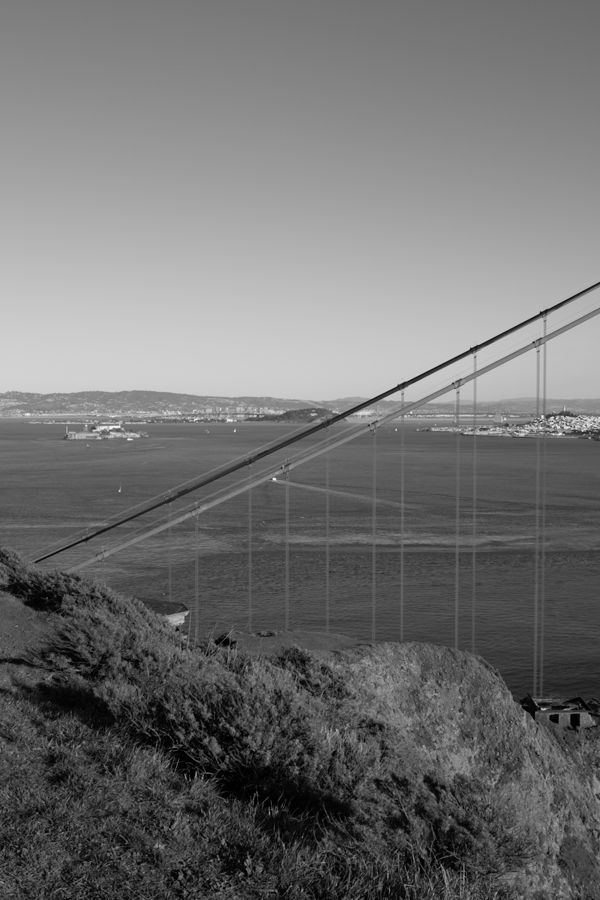
#> input picture goldengate-00.png, 600 x 900 px
$ python 'detect and match.py'
#> lines starting #> are read from the running program, lines starting #| are printed output that depends on the picture; after the words box and inside, x2 and y2 are one past the last pixel; in counts of white or black regions, pixels touching at a corner belong together
# -*- coding: utf-8 -*-
"""
Created on Fri Jan  7 11:29:53 2022

@author: user
"""
"""
Kutay Özbay 270201017
"""

import numpy as np
import cv2 as cv
import matplotlib.pyplot as plt

#Image goldengate-00.png
img0 = cv.imread('goldengate-00.png')
#> img0 is the input picture: shape (900, 600, 3); min 0, max 249, mean 113.3

gray= cv.cvtColor(img0,cv.COLOR_BGR2GRAY)

sift = cv.SIFT_create()

keypoints_0, descriptors_0 = sift.detectAndCompute(img0,None)
#> keypoints_0 = 2735 keypoints; strongest (x, y, size): (274, 479, 2.1), (542, 417, 2), (476, 348, 4.4), (542, 709, 2)

img0 = cv.drawKeypoints(gray,keypoints_0,img0)
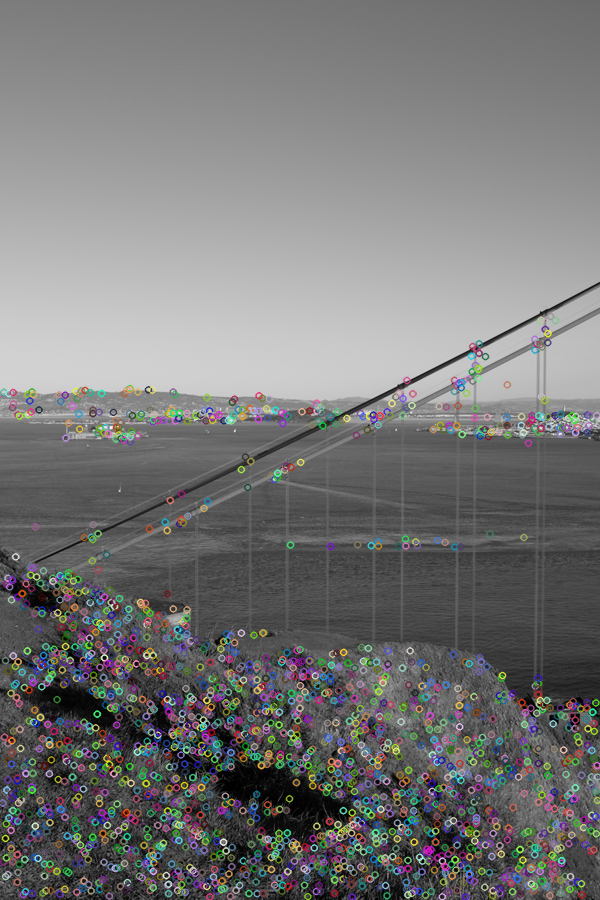
#> img0: shape (900, 600, 3); 16.07% of pixels changed, all inside (x1, y1, x2, y2) = (0, 312, 600, 900)

cv.imwrite('sift_keypoints_00.png',img0)

f = open("sift_keypoints_00.txt", "w")

for point in keypoints_0:
      p = str(point.pt[0]) + "," + str(point.pt[1]) + "\n"
      f.write(p)
#> this loop made 2735 passes
#> point on passes 1 to 3: keypoint at (2.4, 802.5), size 2, keypoint at (2.4, 802.5), size 2, keypoint at (3.1, 861.8), size 2

f.close()

f = open("sift_descriptors_00.txt", "w")

for point in descriptors_0:
      p = str(point[0]) + "," + str(point[1]) + "\n"
      f.write(p)

f.close()


#Image goldengate-01.png
img1 = cv.imread('goldengate-01.png')
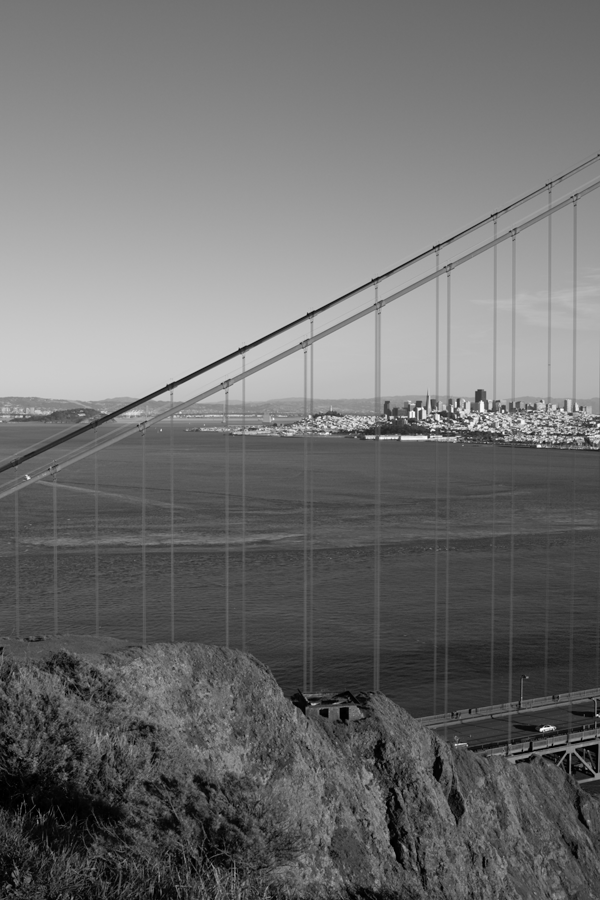
#> input picture goldengate-01.png, 600 x 900 px
#> img1 is the input picture: shape (900, 600, 3); min 0, max 255, mean 110.4

gray= cv.cvtColor(img1,cv.COLOR_BGR2GRAY)

sift = cv.SIFT_create()

keypoints_1, descriptors_1 = sift.detectAndCompute(img1,None)
#> keypoints_1 = 2465 keypoints; strongest (x, y, size): (541, 729, 2.4), (539, 446, 2.4), (419, 409, 2.1), (412, 414, 4.4)

img1 = cv.drawKeypoints(gray,keypoints_1,img1)
#> img1: shape (900, 600, 3); 14.35% of pixels changed, all inside (x1, y1, x2, y2) = (0, 191, 600, 900)

cv.imwrite('sift_keypoints_01.png',img1)

f = open("sift_keypoints_01.txt", "w")

for point in keypoints_1:
      p = str(point.pt[0]) + "," + str(point.pt[1]) + "\n"
      f.write(p)
#> this loop made 2465 passes
#> point on passes 1 to 3: keypoint at (2.9, 746.7), size 2.5, keypoint at (3.1, 734.6), size 3.5, keypoint at (3.2, 409.4), size 2.7

f.close()

f = open("sift_descriptors_01.txt", "w")

for point in descriptors_1:
      p = str(point[0]) + "," + str(point[1]) + "\n"
      f.write(p)

f.close()

#Image goldengate-02.png
img2 = cv.imread('goldengate-02.png')
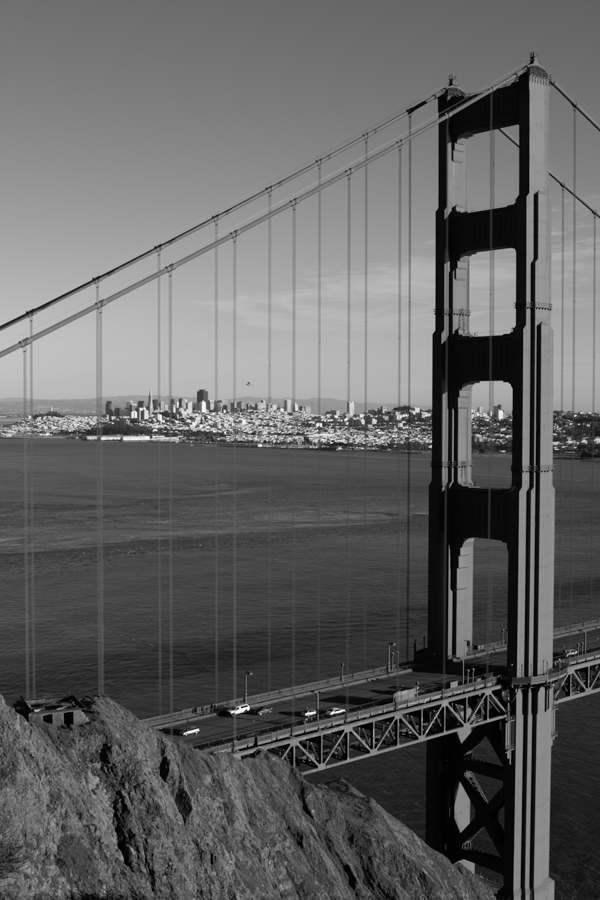
#> input picture goldengate-02.png, 600 x 900 px
#> img2 is the input picture: shape (900, 600, 3); min 0, max 255, mean 98.5

gray= cv.cvtColor(img2,cv.COLOR_BGR2GRAY)

sift = cv.SIFT_create()

keypoints_2, descriptors_2 = sift.detectAndCompute(img2,None)
#> keypoints_2 = 2486 keypoints; strongest (x, y, size): (430, 446, 1.9), (314, 712, 2), (332, 713, 2.2), (306, 714, 2)

img2 = cv.drawKeypoints(gray,keypoints_2,img2)
#> img2: shape (900, 600, 3); 14.88% of pixels changed, all inside (x1, y1, x2, y2) = (0, 58, 600, 900)

cv.imwrite('sift_keypoints_02.png',img2)

f = open("sift_keypoints_02.txt", "w")

for point in keypoints_2:
      p = str(point.pt[0]) + "," + str(point.pt[1]) + "\n"
      f.write(p)
#> this loop made 2486 passes
#> point on passes 1 to 3: keypoint at (2.6, 763), size 1.8, keypoint at (3.5, 789.7), size 1.8, keypoint at (3.8, 834.6), size 2.4

f.close()

f = open("sift_descriptors_02.txt", "w")

for point in descriptors_2:
      p = str(point[0]) + "," + str(point[1]) + "\n"
      f.write(p)
f.close()

#Image goldengate-03.png
img3 = cv.imread('goldengate-03.png')
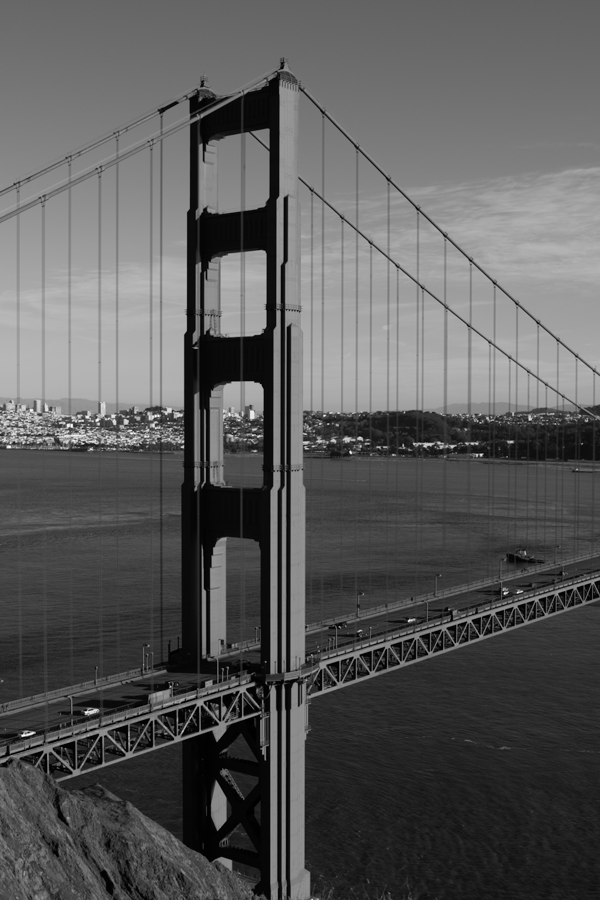
#> input picture goldengate-03.png, 600 x 900 px
#> img3 is the input picture: shape (900, 600, 3); min 0, max 255, mean 89.9

gray= cv.cvtColor(img3,cv.COLOR_BGR2GRAY)

sift = cv.SIFT_create()

keypoints_3, descriptors_3 = sift.detectAndCompute(img3,None)
#> keypoints_3 = 1963 keypoints; strongest (x, y, size): (350, 452, 1.9), (481, 455, 2), (23, 735, 2.1), (183, 447, 1.9)

img3 = cv.drawKeypoints(gray,keypoints_3,img3)
#> img3: shape (900, 600, 3); 11.85% of pixels changed, all inside (x1, y1, x2, y2) = (0, 61, 600, 900)

cv.imwrite('sift_keypoints_03.png',img3)

f = open("sift_keypoints_03.txt", "w")

for point in keypoints_3:
      p = str(point.pt[0]) + "," + str(point.pt[1]) + "\n"
      f.write(p)
#> this loop made 1963 passes
#> point on passes 1 to 3: keypoint at (2.5, 821), size 2.6, keypoint at (2.6, 768.6), size 2.5, keypoint at (2.7, 714), size 2.2

f.close()

f = open("sift_descriptors_03.txt", "w")

for point in descriptors_3:
      p = str(point[0]) + "," + str(point[1]) + "\n"
      f.write(p)

f.close()
#Image goldengate-04.png
img4 = cv.imread('goldengate-04.png')
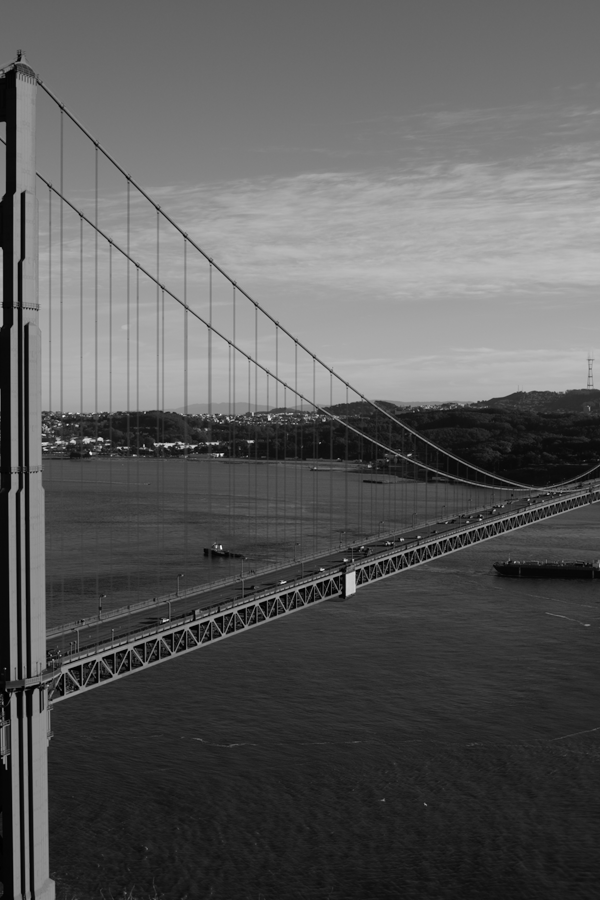
#> input picture goldengate-04.png, 600 x 900 px
#> img4 is the input picture: shape (900, 600, 3); min 0, max 246, mean 90

gray= cv.cvtColor(img4,cv.COLOR_BGR2GRAY)

sift = cv.SIFT_create()

keypoints_4, descriptors_4 = sift.detectAndCompute(img4,None)
#> keypoints_4 = 992 keypoints; strongest (x, y, size): (91, 453, 2), (222, 454, 2), (100, 439, 2.9), (345, 560, 2.1)

img4 = cv.drawKeypoints(gray,keypoints_4,img4)
#> img4: shape (900, 600, 3); 6.34% of pixels changed, all inside (x1, y1, x2, y2) = (0, 55, 600, 891)

cv.imwrite('sift_keypoints_04.png',img4)

f = open("sift_keypoints_04.txt", "w")

for point in keypoints_4:
      p = str(point.pt[0]) + "," + str(point.pt[1])+ "\n"
      f.write(p)
#> this loop made 992 passes
#> point on passes 1 to 3: keypoint at (3.4, 692), size 2.7, keypoint at (3.5, 748), size 3.2, keypoint at (3.5, 306.8), size 2.2

f.close()

f = open("sift_descriptors_04.txt", "w")

for point in descriptors_4:
      p = str(point[0]) + "," + str(point[1]) + "\n"
      f.write(p)

f.close()

#Image goldengate-05.png
img5 = cv.imread('goldengate-05.png')
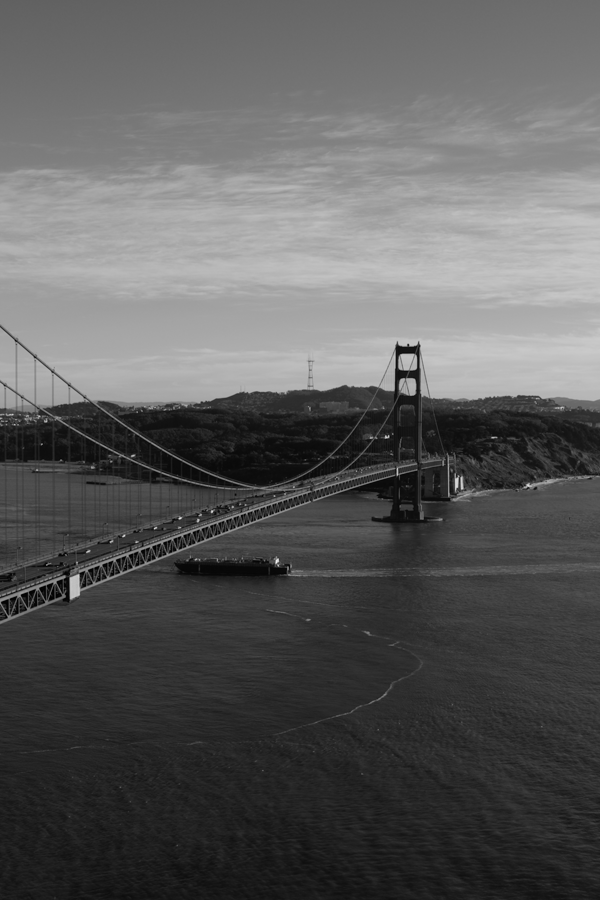
#> input picture goldengate-05.png, 600 x 900 px
#> img5 is the input picture: shape (900, 600, 3); min 0, max 244, mean 91.9

gray= cv.cvtColor(img5,cv.COLOR_BGR2GRAY)

sift = cv.SIFT_create()

keypoints_5, descriptors_5 = sift.detectAndCompute(img5,None)
#> keypoints_5 = 648 keypoints; strongest (x, y, size): (277, 561, 2.6), (399, 350, 7), (386, 437, 2), (198, 520, 2)

img5 = cv.drawKeypoints(gray,keypoints_5,img5)
#> img5: shape (900, 600, 3); 4.14% of pixels changed, all inside (x1, y1, x2, y2) = (0, 333, 600, 692)

cv.imwrite('sift_keypoints_05.png',img5)

f = open("sift_keypoints_05.txt", "w")

for point in keypoints_5:
      p = str(point.pt[0]) + "," + str(point.pt[1]) + "\n"
      f.write(p)
#> this loop made 648 passes
#> point on passes 1 to 3: keypoint at (2.5, 602.3), size 2, keypoint at (2.8, 576.5), size 3.3, keypoint at (3.9, 381.4), size 2

f.close()

f = open("sift_descriptors_05.txt", "w")

for point in descriptors_5:
      p = str(point[0]) + "," + str(point[1]) + "\n"
      f.write(p)

f.close()


#feature matching
bf = cv.BFMatcher(cv.NORM_L1, crossCheck=True)


matches = bf.match(descriptors_0,descriptors_1)
#> matches = 1193 matches
matches = sorted(matches, key = lambda x:x.distance)


"""
for point in matches:
      p = str(point[0]) + "," + str(point[1]) + "\n"
      f.write("Tentative Correspondences: " + p)

f.close()
"""


img0_1 = cv.drawMatches(img0, keypoints_0, img1, keypoints_1, matches[:50], img1, flags=2)
cv.imwrite('tentative_correspondences_00_01.png',img0_1)


matches = bf.match(descriptors_1,descriptors_2)
#> matches = 1082 matches
matches = sorted(matches, key = lambda x:x.distance)

"""
for point in matches:
      p = str(point[0]) + "," + str(point[1]) + "\n"
      f.write("Tentative Correspondences: " + p)

f.close()
"""

img1_2 = cv.drawMatches(img1, keypoints_1, img2, keypoints_2, matches[:50], img2, flags=2)
cv.imwrite('tentative_correspondences_01_02.png',img1_2)


matches = bf.match(descriptors_2,descriptors_3)
#> matches = 1069 matches
matches = sorted(matches, key = lambda x:x.distance)

"""
for point in matches:
      p = str(point[0]) + "," + str(point[1]) + "\n"
      f.write("Tentative Correspondences: " + p)

f.close()
"""

img2_3 = cv.drawMatches(img2, keypoints_2, img3, keypoints_3, matches[:50], img3, flags=2)
cv.imwrite('tentative_correspondences_02_03.png',img2_3)


matches = bf.match(descriptors_3,descriptors_4)
#> matches = 510 matches
matches = sorted(matches, key = lambda x:x.distance)

"""
for point in matches:
      p = str(point[0]) + "," + str(point[1]) + "\n"
      f.write("Tentative Correspondences: " + p)

f.close()
"""

img3_4 = cv.drawMatches(img3, keypoints_3, img4, keypoints_4, matches[:50], img4, flags=2)
cv.imwrite('tentative_correspondences_03_04.png',img3_4)


matches = bf.match(descriptors_4,descriptors_5)
#> matches = 283 matches
matches = sorted(matches, key = lambda x:x.distance)

"""
for point in matches:
      p = str(point[0]) + "," + str(point[1]) + "\n"
      f.write("Tentative Correspondences: " + p)

f.close()
"""

img4_5 = cv.drawMatches(img4, keypoints_4, img5, keypoints_5, matches[:50], img5, flags=2)
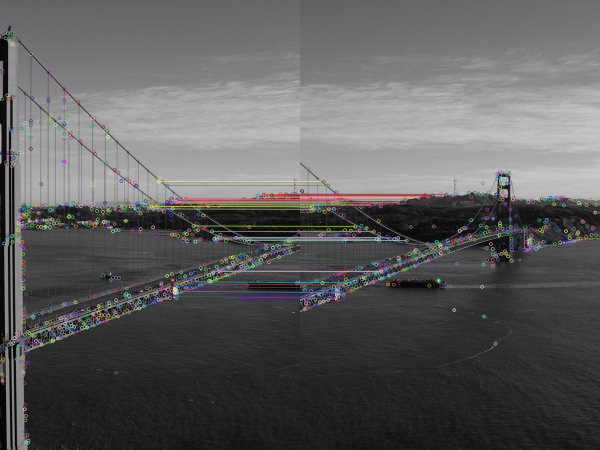
#> img4_5: shape (900, 1200, 3) (shown at 1/2 size); mean B, G, R 93, 92.9, 93.3
cv.imwrite('tentative_correspondences_04_05.png',img4_5)
